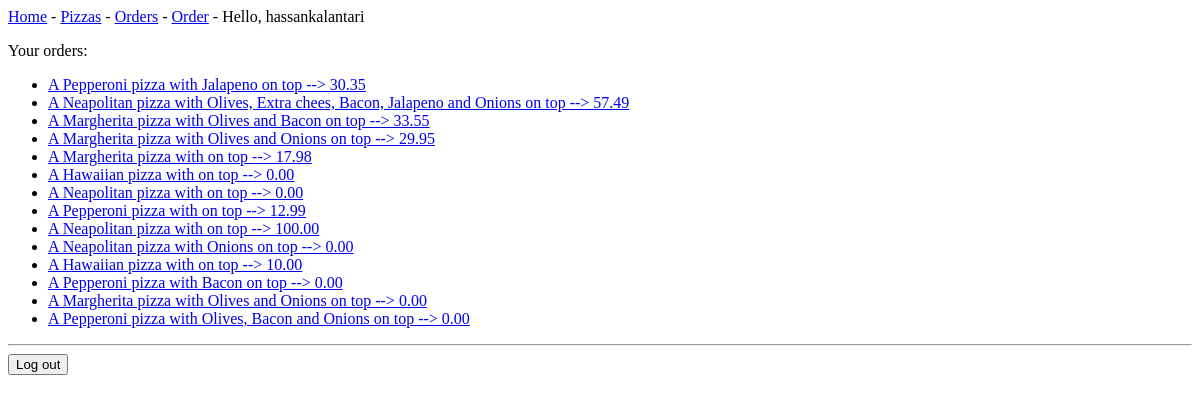
The app's page /orders (signed in), older data.
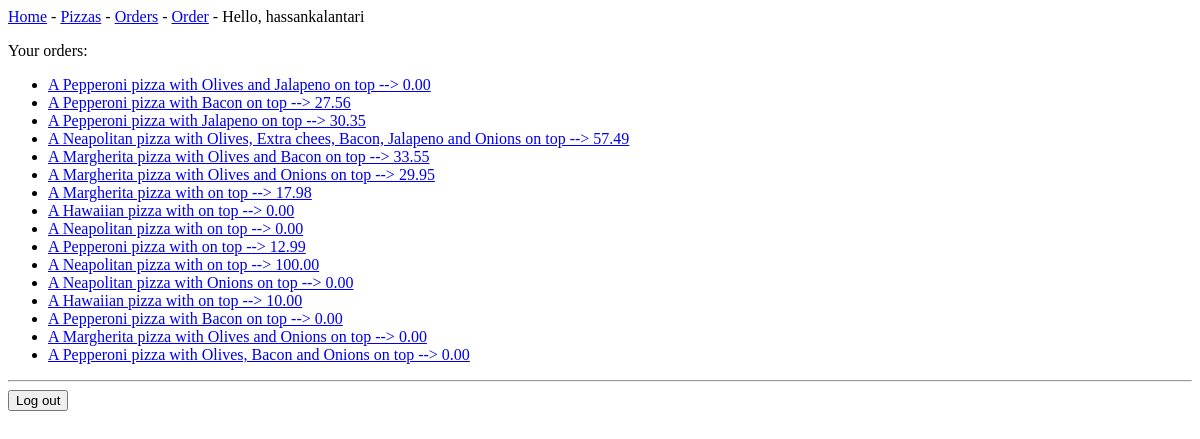
The same page, newer data.
### making_pizza/models.py (models this page shows, shortened)
class Pizza(models.Model):
    owner = models.ForeignKey(User, on_delete=models.CASCADE)
    type = models.ForeignKey(Type, on_delete=models.CASCADE)
    extra_topping = models.ManyToManyField(Topping)
    crust = models.ForeignKey(Crust, on_delete=models.CASCADE)
    size = models.ForeignKey(Size, on_delete=models.CASCADE)
    price = models.DecimalField(max_digits=10, decimal_places=2, default=0)
    notes = models.TextField(blank=True)
    date_added = models.DateTimeField(auto_now_add=True)
    def topping_to_string(self):
        topping = []
        for top in self.extra_topping.all():
            topping.append(top.name)
        if len(topping) == 1:
            topping_str = topping[0]
            return topping_str
        else:
            topping_str = ''
            for i in range(len(topping)):
                topping_str += topping[i]
                if i < len(topping)-2:
                    topping_str += ', '
                elif i < len(topping)-1:
                    topping_str += ' and '
            return topping_str
    def __str__(self):
        return f'A {self.type.name} pizza with {self.topping_to_string()} on top --> {self.price}'

class Type(models.Model):
    name = models.CharField(max_length=200)
    cost = models.DecimalField(max_digits=10, decimal_places=2)
    notes = models.TextField(null=True)
    image = models.URLField()

class Topping(models.Model):
    name = models.CharField(max_length=200)
    cost = models.DecimalField(max_digits=10, decimal_places=2)
    notes = models.TextField(null=True)

### making_pizza/views.py (the view)
# urls.py: path('orders', views.get_orders, name='get_orders'),
@login_required
def orders(request):
    orders = Pizza.objects.order_by('-date_added').filter(owner=request.user)
    context = {'orders': orders}
    return render(request, 'making_pizza/orders.html', context)

### making_pizza/templates/making_pizza/orders.html
{% extends 'making_pizza/base.html' %}
{% block content %}
<p>Your orders:</p>
<ul>
    {% for order in orders %}
    <li>
        <a href="{% url 'making_pizza:order' order.id %}">{{ order }}</a></li>
    {% empty %}
    <li>No pizza has been made yet.</li>
    {% endfor %}
</ul>
{% endblock content %}

Row changes from the older to the newer data that the page shows:
added Pizza: type+id+price "A Pepperoni pizza with Olives and Jalapeno on top --> 0.00"
added Pizza: type+id+price "A Pepperoni pizza with Bacon on top --> 27.56"
